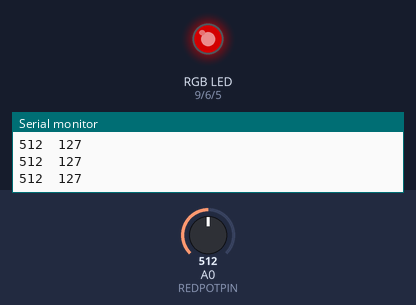
The sketch below on a simulated Arduino Uno, built with avr-gcc and run on an emulated ATmega328P. On the bench: an RGB LED mixed from three pins (HIGH = lit), the last lines printed to the serial monitor. The test bench sets the inputs (shaded band); at power-on: A0 (REDPOTPIN) = 512. Dim RGB values are drawn brighter than linear.

Above: at 1.2 s.
1.3 s: A0 (REDPOTPIN) set to 716
At 2.0 s:
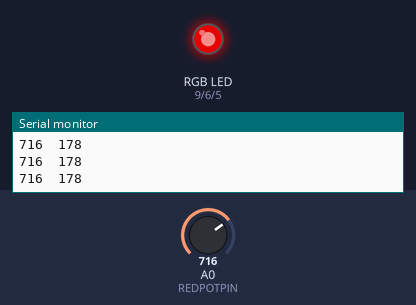
2.8 s: A0 (REDPOTPIN) set to 986
At 4.0 s:
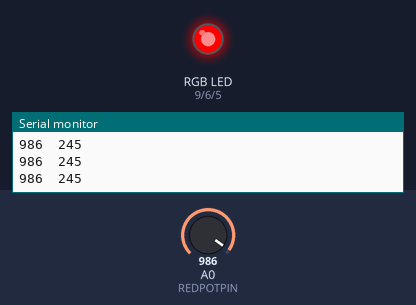
4.3 s: A0 (REDPOTPIN) set to 1012
At 5.3 s:
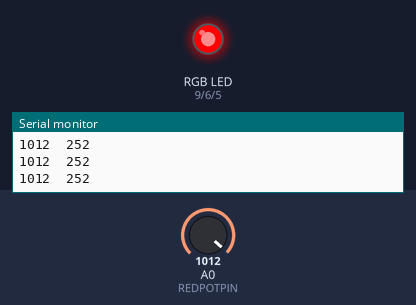
5.8 s: A0 (REDPOTPIN) set to 122
At 6.3 s:
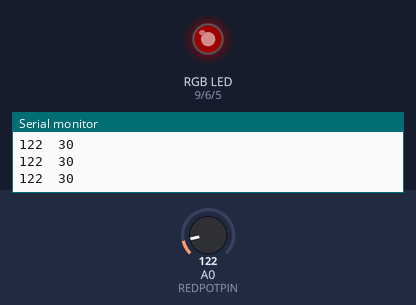
7.3 s: A0 (REDPOTPIN) set to 0
At 8.7 s:
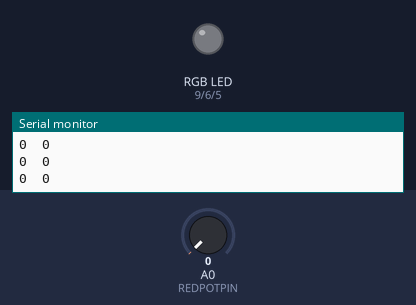
Timing chart, 0 to 9.8 s (numbered marks = the images above; inputs shaded):
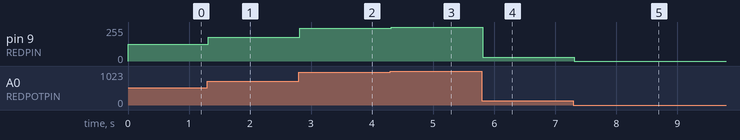

Measured:
- after the input at 1.3 s, pin 9 (REDPIN): 127/255 → 178/255 at once
- after the input at 2.8 s, pin 9 (REDPIN): 178/255 → 245/255 at once
- after the input at 4.3 s, pin 9 (REDPIN): 245/255 → 252/255 at once
- after the input at 5.8 s, pin 9 (REDPIN): 252/255 → 30/255 at once
- after the input at 7.3 s, pin 9 (REDPIN): 30/255 → 0/255 at once

The sketch:

ArdLab03RGBLED.ino
```cpp
/**
 * Name:
 *
 * Date:      Period:
 *
 * Lab: ArdLab03RGBLED
 *
 * Description: This is the basic setup for controlling an
 *              RGB LED.  You can make any color with RGB.
 *
 *              Note that if you followed the wiring diagram
 *              from the slide deck, the colors blink in the
 *              wrong order, find the bug and fix it.
 *
 *              Re-wire this circuit and Refactor the code
 *              so that  3 potentiometers to control the
 *              Red Green and Blue values for the LED.
 *
 *              You need to ensure that the rgbLed() function
 *              is only given values from 0 to 255.  The
 *              potentiometer's range does not match up.
 *              There is a function called map() that will
 *              be helpful, documentation can be found at:
 *              https://www.arduino.cc/en/Reference/Map
 *
 */

//Global Variables (constants) that specify which pins are used for the LED
//Constants are usually in all CAPS
const int REDPIN = 9, GREENPIN = 6, BLUEPIN = 5;
const int REDPOTPIN = A0;

//create variables to hold the analog value read from the pot
int redPotValue;
int redOutput;

void setup(){
  //initialize the 3 pins as OUTPUT
  pinMode(REDPIN, OUTPUT);    //red 0-255
  pinMode(GREENPIN, OUTPUT);  //green 0-255
  pinMode(BLUEPIN, OUTPUT);   //blue 0-255

  Serial.begin(9600);

  // if analog input pin 5 is unconnected, random analog
  // noise will cause the call to randomSeed() to generate
  // different seed numbers each time the sketch runs.
  // randomSeed() will then shuffle the random function.
  randomSeed(analogRead(5));
}

void loop() {
  //call the RGBLed function defined below.
  //the 3 values determine the how much red, green and blue
  //are mixed together in the LED

  //read the analog value on the potentiometer
  redPotValue = analogRead(REDPOTPIN);
  redOutput = map(redPotValue, 0, 1023, 0, 255);

  //print the potvalue to the serial monitor
  Serial.print(redPotValue);
  Serial.print("\t");
  Serial.println(redOutput);

  //use the pot value to power the red pin of the LED
  rgbLed(redOutput, 0, 0);


//  rgbLed(255,0,0);  //red
//  delay(1000);
//
//  rgbLed(0,255,0);  //green
//  delay(1000);
//
//  rgbLed(0,0,255);  //blue
//  delay(1000);
//
//  rgbLed(random(255), random(255), random(255));  //PsuedoRandom color
//  delay(1000);

}

/**
 * This method accepts 3 input values ranging from 0 - 255
 * it then displays the RGB color with the LED
 * Note: This method is specific to this program and uses
 * specific global variables (not only local variables)
 */
void rgbLed(int red, int green, int blue){
  analogWrite(REDPIN,red);
  analogWrite(GREENPIN, green);
  analogWrite(BLUEPIN, blue);
}
```
